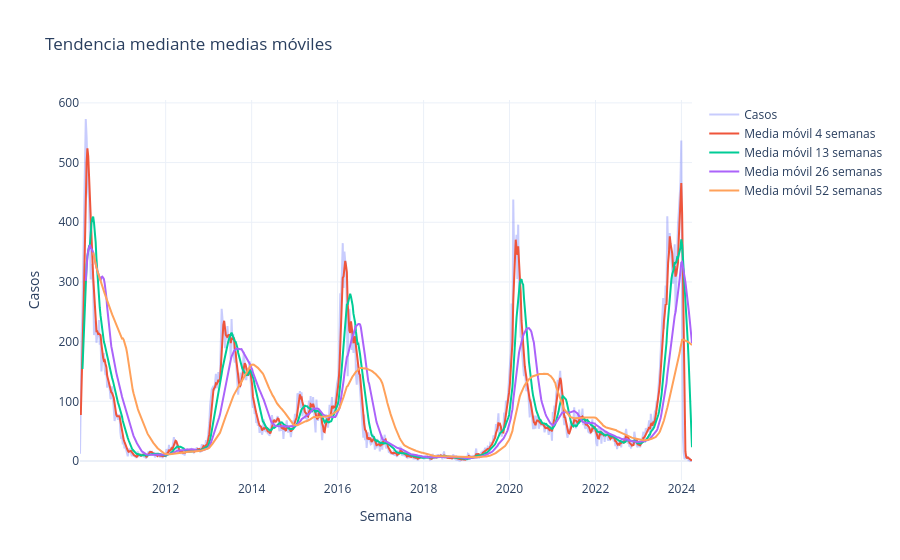

Source (notebook cell):
### Markdown cell above
### Análisis de tendencia mediante medias móviles

Se calculan medias móviles de 4, 13, 26 y 52 semanas. La de 4 semanas suaviza ruido de corto plazo; 13 semanas aproxima comportamiento trimestral; 26 semanas captura semestres; 52 semanas representa tendencia anual móvil.

### Code cell
# ============================================================
# 6. MEDIAS MÓVILES
# ============================================================
ma_df = weekly[['casos']].copy()
for w in [4, 13, 26, 52]:
    ma_df[f'MA_{w}'] = ma_df['casos'].rolling(w, min_periods=max(2, w//3)).mean()

fig = go.Figure()
fig.add_trace(go.Scatter(x=ma_df.index, y=ma_df['casos'], name='Casos', opacity=0.35))
for w in [4, 13, 26, 52]:
    fig.add_trace(go.Scatter(x=ma_df.index, y=ma_df[f'MA_{w}'], name=f'Media móvil {w} semanas'))
fig.update_layout(template='plotly_white', title='Tendencia mediante medias móviles', xaxis_title='Semana', yaxis_title='Casos')
fig.show()

### Figure 1 — Plotly figure (JSON) as saved in the notebook; plotly's stock layout.template omitted (floating-point values rounded to 4 significant figures; data arrays with more than 128 entries replaced by an {"elided": "..."} marker saying what was removed)
{"data": [{"name": "Casos", "opacity": 0.35, "type": "scatter", "x": {"elided": "744 str values"}, "y": {"elided": "744 int values"}}, {"name": "Media móvil 4 semanas", "type": "scatter", "x": {"elided": "744 str values"}, "y": {"elided": "744 float values"}}, {"name": "Media móvil 13 semanas", "type": "scatter", "x": {"elided": "744 str values"}, "y": {"elided": "744 float values"}}, {"name": "Media móvil 26 semanas", "type": "scatter", "x": {"elided": "744 str values"}, "y": {"elided": "744 float values"}}, {"name": "Media móvil 52 semanas", "type": "scatter", "x": {"elided": "744 str values"}, "y": {"elided": "744 float values"}}], "layout": {"title": {"text": "Tendencia mediante medias móviles"}, "xaxis": {"title": {"text": "Semana"}}, "yaxis": {"title": {"text": "Casos"}}}}
